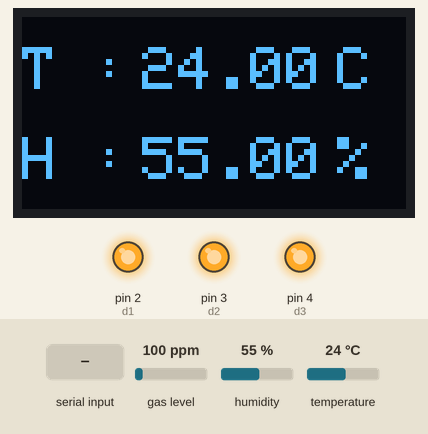
Simulated run of this sketch. Board: Arduino Uno, built with avr-gcc and run on an emulated ATmega328P. Parts: 128×64 one-colour display, output pins drawn as LEDs (lit = HIGH). The test bench sets the inputs (shaded band); at power-on: humidity 55 %, gas level 100 ppm, temperature 24 °C. Pins used as bus, display or sensor lines are not drawn; what the sketch prints to the serial monitor is not drawn.

Above: at 1.7 s.
1.8 s: "1A" received over Serial
At 8.0 s:
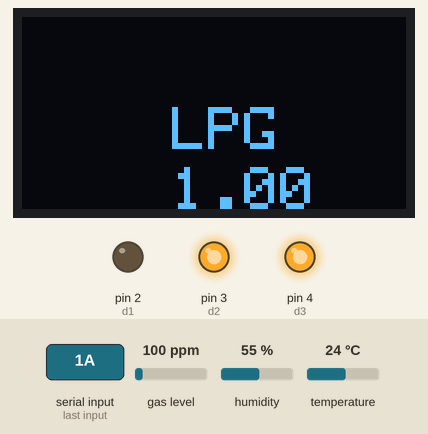
8.1 s: "2A" received over Serial
At 14.3 s:
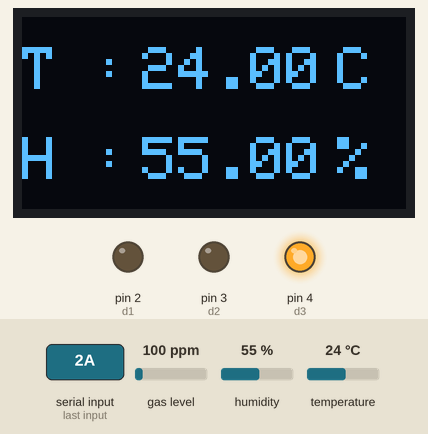
14.4 s: "1a" received over Serial
At 20.5 s:
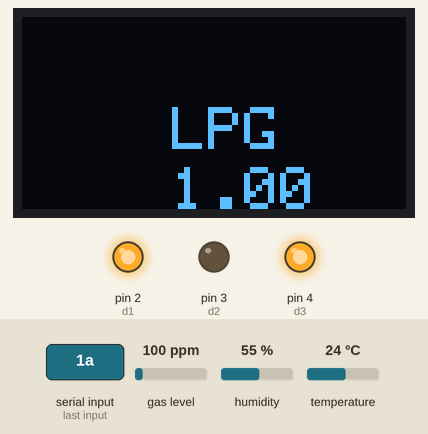
20.7 s: "3A" received over Serial
At 22.8 s:
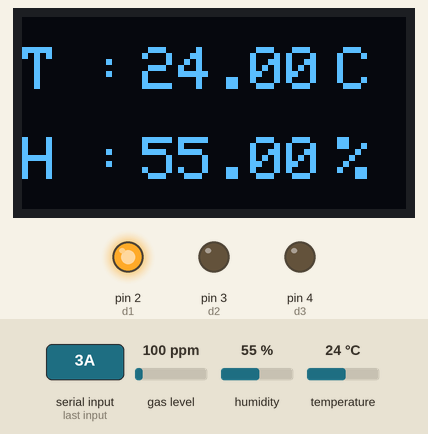
27.0 s: humidity set to 22 %
At 30.7 s:
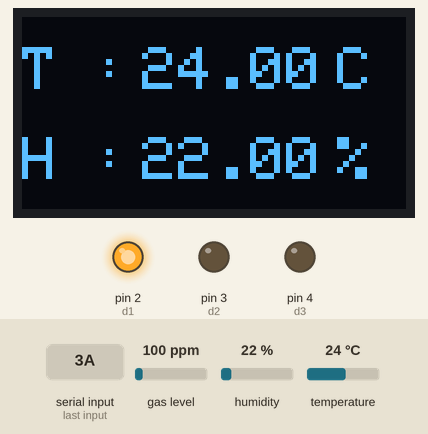
30.8 s: "2a" received over Serial
At 33.2 s:
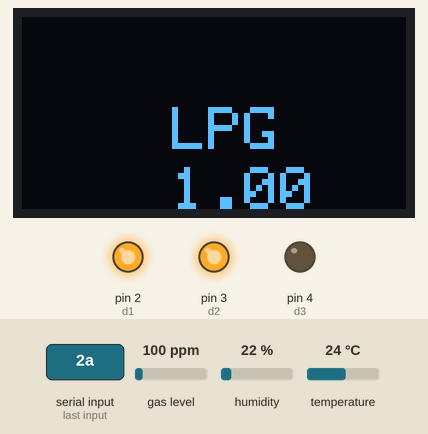
Timing chart, 0 to 34.7 s (numbered marks = the images above; inputs shaded):
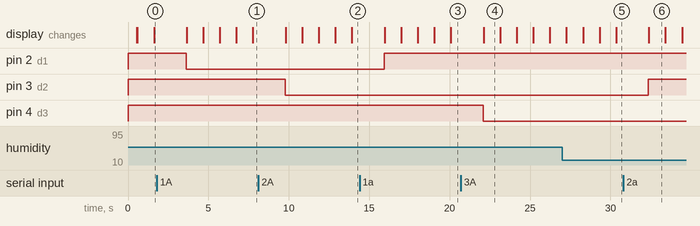

Measured:
- after the input at 1.8 s, pin 2 (d1): HIGH → LOW after 1.8 s
- after the input at 8.1 s, pin 3 (d2): HIGH → LOW after 1.7 s
- after the input at 14.4 s, pin 2 (d1): LOW → HIGH after 1.5 s
- after the input at 20.7 s, pin 4 (d3): HIGH → LOW after 1.4 s
- after the input at 27.0 s, the display: first differs from a run without the input after 1.3 s (image 5)
- after the input at 30.8 s, pin 3 (d2): LOW → HIGH after 1.6 s
- what the display in image 4 shows lasts 1.0 s, from 22.1 s to 23.1 s

The sketch:

b1.ino
```cpp
#include <SPI.h>
#include <Wire.h>
#include <Adafruit_GFX.h>
#include <Adafruit_SSD1306.h>
#include <MQ2.h>
#include <DHT.h>

#define DHTPIN 7
#define DHTTYPE DHT22
#define d1 2
#define d2 3
#define d3 4
#define d4 5
#define SCREEN_WIDTH 128
#define SCREEN_HEIGHT 64
DHT dht(DHTPIN, DHTTYPE);


float hum, temp, lpg, co, smoke;
int pin = A0;

MQ2 mq2(pin);
String x, data;

Adafruit_SSD1306 display(SCREEN_WIDTH, SCREEN_HEIGHT, &Wire, -1);

void setup() {
  pinMode(d1, OUTPUT);
  pinMode(d2, OUTPUT);
  pinMode(d3, OUTPUT);
  pinMode(d4, OUTPUT);
  digitalWrite(d1, HIGH );
  digitalWrite(d2, HIGH);
  digitalWrite(d3, HIGH);
  digitalWrite(d4, HIGH);
  Serial.begin(9600);
  mq2.begin();
  dht.begin();
  if (!display.begin(SSD1306_SWITCHCAPVCC, 0x3C)) {
    Serial.println(F("SSD1306 allocation failed"));
    for (;;);
  }
  display.clearDisplay();
  display.setTextColor(WHITE);
  display.display();


}

void loop() {


    airsensor();
    temp_hum();

}
```

airsensor.ino
```cpp
void airsensor() {

    float* values = mq2.read(true); //set it false if you don't want to print the values to the Serial
    if (lpg = mq2.readLPG() >= 2)
    {
      relay();
      display.clearDisplay();
      display.setTextSize(2);
      display.setCursor(50, 30);
      display.println("LPG");
      display.setCursor(50, 50);
      display.println(lpg);
      display.display();
      delay(1000);
    }
    else if (smoke = mq2.readSmoke() >= 4)
    {
      relay();
      display.clearDisplay();
      display.setTextSize(2);
      display.setCursor(40, 20);
      display.println("SMOKE");
      display.display();
      delay(1000);
    }
    else {
      relay();
      display.clearDisplay();
      display.setTextSize(2);
      display.setCursor(40, 20);
      display.println("GOOD");
      display.display();
      delay(1000);
    }

}
```

relay.ino
```cpp
void relay(){

    if ( Serial.available() > 0)
  {
    data = Serial.readString();
    data.trim();
    Serial.print(data);
    if (data == "1A" )
      digitalWrite(d1, LOW);
    if (data == "1a")
      digitalWrite(d1, HIGH);
    if (data == "2A" )
      digitalWrite(d2, LOW);
    if (data == "2a")
      digitalWrite(d2, HIGH);
    if (data == "3A" )
      digitalWrite(d3, LOW);
    if (data == "3a")
      digitalWrite(d3, HIGH);
    if (data == "4A" )
      digitalWrite(d4, LOW);
    if (data == "4a")
      digitalWrite(d4, HIGH);

  }
}
```

temp_hum.ino
```cpp
void temp_hum()
{
    relay();
    hum = dht.readHumidity();
    temp = dht.readTemperature();
    display.clearDisplay();
    display.setTextSize(2);
    display.setCursor(0, 10);
    display.print("T :");
    display.setCursor(40, 10);
    display.print(temp);
    display.setCursor(105, 10);
    display.print("C");
    display.setCursor(0, 40);
    display.print("H :");
    display.setCursor(40, 40);
    display.print(hum);
    display.setCursor(105, 40);
    display.print("%");
    display.display();
    delay(1000);


}
```
